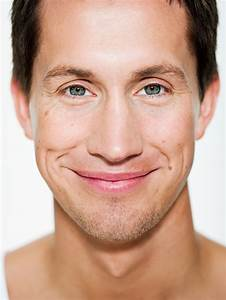
#> input picture Images/manFace.jpeg, 226 x 300 px
$ python Run.py
#> lines starting #> are read from the running program, lines starting #| are printed output that depends on the picture
#> further down, imgrgb is the input picture: shape (300, 226, 3); mean B, G, R 144.4, 162.7, 200.8
### CV/PreProcessing.py
# openCV
import cv2

import numpy as np
from matplotlib import pyplot as plt
from skimage.color import rgb2gray


class PreProcessor:

    def __init__(self):
        pass

    def applybilateralfilter(self, img):
        # apply bilateral filter on image
        blur = cv2.bilateralFilter(img, 9, 75, 75)
        return blur

    def applygreyscale(self, img):
        grey_scale = cv2.cvtColor(img, cv2.COLOR_BGR2GRAY)
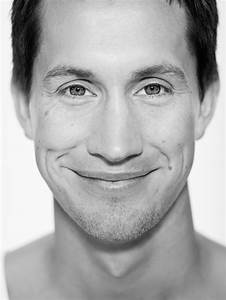
#> grey_scale: shape (300, 226); min 0, max 255, mean 172

        return grey_scale

    def convert_to_bgr(self, img):
        # type: (object) -> object
        imgbgr = cv2.cvtColor(img, cv2.COLOR_RGB2BGR)
        return imgbgr

# [7 lines of commented-out code are left out]

### CV/Face_Detector.py
import cv2
from matplotlib import pyplot as plt


class FaceDetector:

    def __init__(self):
        self.cascPath = "CV/haarcascade_frontalface.xml"
        self.faceCascade = cv2.CascadeClassifier(self.cascPath)
        pass

    def detectfaces(self, Img):
        # detect faces
        faces = self.faceCascade.detectMultiScale(
            Img,
            scaleFactor=1.1,
            minNeighbors=5,
            minSize=(30, 30),
            flags=cv2.CASCADE_SCALE_IMAGE
        )
#> faces = [[24, 22, 185, 185]]
        # extract faces
        print("Found {0} faces!".format(len(faces)))
#| Found 1 faces!
        extractedfaces = []
        for (x, y, w, h) in faces:
            # cv2.rectangle(greyScaleImg, (x, y), (x + w, y + h), (0, 255, 0), 2)
            region = Img[y:(y + h), x:(x + w)]
            extractedfaces.append(region)
#> this loop made 1 pass
#> pass 1, in detectfaces, `region = Img[y:(y + h), x:(x + w)]`:
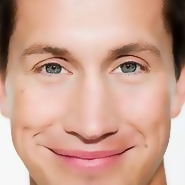
#> region: shape (185, 185, 3); mean R, G, B 205.3, 163.7, 147.4
#> after the loop, extractedfaces = 1 item
        return extractedfaces

### Run.py
import cv2
from CV import PreProcessor, FaceDetector
import matplotlib.image as mpimg

# import numpy as np
from matplotlib import pyplot as plt

# rgb image picked up in bgr format
imgrgb = cv2.imread('Images/manFace.jpeg')
#rgb image colour is off as it reads bgr
plt.subplot(122), plt.imshow(imgrgb), plt.title('original image')
plt.xticks([]), plt.yticks([])
plt.show()

preProcessor = PreProcessor()
# convert to BGR
imgbgr = preProcessor.convert_to_bgr(imgrgb)

plt.subplot(122), plt.imshow(imgbgr), plt.title('after convert to bgr image')
plt.xticks([]), plt.yticks([])
plt.show()


# gray scale returns blue/green...
greyScaleImg = preProcessor.applygreyscale(imgrgb)
plt.subplot(122), plt.imshow(greyScaleImg), plt.title('after Applying Grey Scale')
plt.xticks([]), plt.yticks([])
plt.show()

# Smooth image
bFilter = preProcessor.applybilateralfilter(imgbgr)

# Detect Faces
faceDetector = FaceDetector()
faces = faceDetector.detectfaces(bFilter)
#> faces = 1 item

print("run ran")


# display image
for face in faces:
    plt.subplot(122), plt.imshow(face), plt.title('Faces')
    plt.xticks([]), plt.yticks([])
    plt.show()
#> this loop made 1 pass

$ run again, with Images/band.jpeg copied over Images/manFace.jpeg
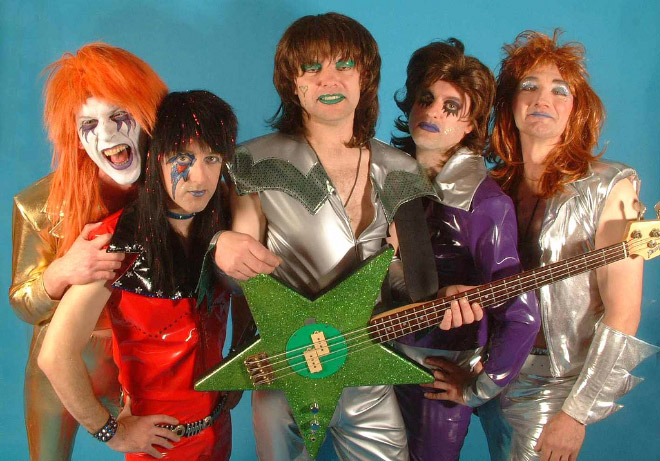
#> input picture Images/band.jpeg, 660 x 461 px
#> imgrgb is the input picture: shape (461, 660, 3); mean B, G, R 91.2, 105.4, 117.7
#> in applygreyscale, `grey_scale = cv2.cvtColor(img, cv2.COLOR_BGR2GRAY)`:
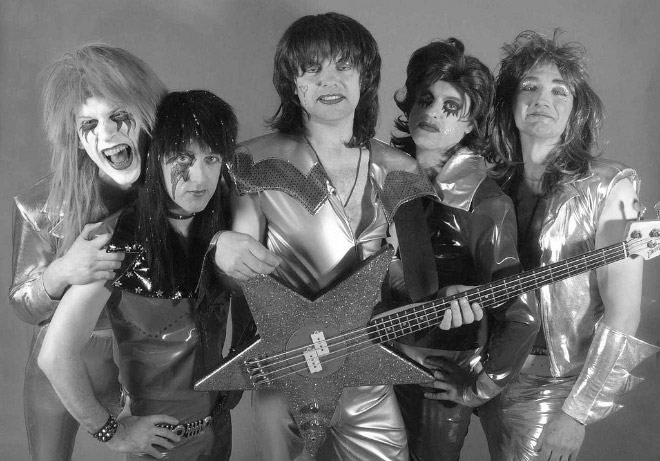
#> grey_scale: shape (461, 660); min 0, max 255, mean 107.5
#> in detectfaces, `faces = self.faceCascade.detectMultiScale( Img, scaleFactor=1.1, minNe..`: faces = [[507, 64, 75, 75], [66, 93, 80, 80], [286, 38, 86, 86], [156, 134, 78, 78]]
#| Found 4 faces!
#> the loop in detectfaces, `for (x, y, w, h) in faces:` made 4 passes
#> pass 3, in detectfaces, `region = Img[y:(y + h), x:(x + w)]`:
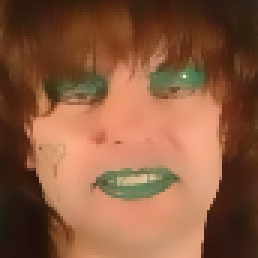
#> region: shape (86, 86, 3) (shown 3 times larger); mean R, G, B 138.5, 90.2, 62.7
#> after the loop in detectfaces, `for (x, y, w, h) in faces:`: extractedfaces = 4 items
#> the loop `for face in faces:` made 4 passes

$ run again, with Images/abba.png saved as Images/manFace.jpeg
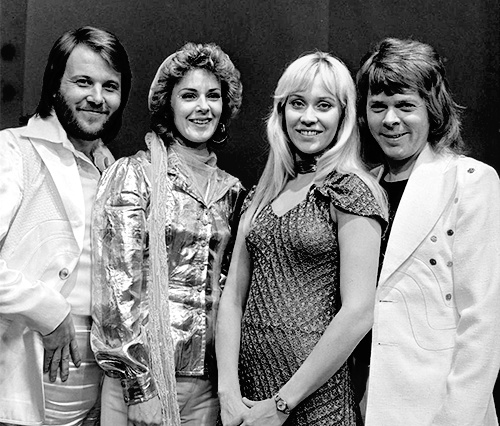
#> input picture Images/abba.png, 500 x 426 px
#> imgrgb is the input picture: shape (426, 500, 3); min 0, max 255, mean 130.8
#> in detectfaces, `faces = self.faceCascade.detectMultiScale( Img, scaleFactor=1.1, minNe..`: faces = [[167, 69, 67, 67], [56, 55, 75, 75], [266, 68, 91, 91], [354, 78, 74, 74]]
#| Found 4 faces!
#> the loop in detectfaces, `for (x, y, w, h) in faces:` made 4 passes
#> pass 1, in detectfaces, `region = Img[y:(y + h), x:(x + w)]`:
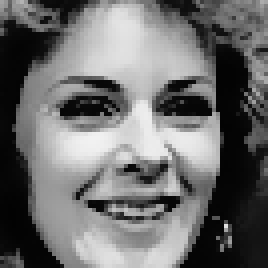
#> region: shape (67, 67, 3) (shown 4 times larger); min 2, max 241, mean 109.6
#> pass 3, in detectfaces, `region = Img[y:(y + h), x:(x + w)]`:
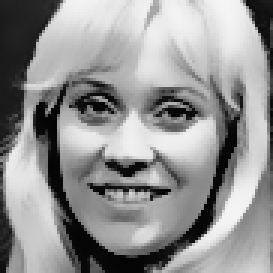
#> region: shape (91, 91, 3) (shown 3 times larger); min 3, max 245, mean 147.3
#> after the loop in detectfaces, `for (x, y, w, h) in faces:`: extractedfaces = 4 items
#> the loop `for face in faces:` made 4 passes

$ run again, with Images/baboon.png saved as Images/manFace.jpeg
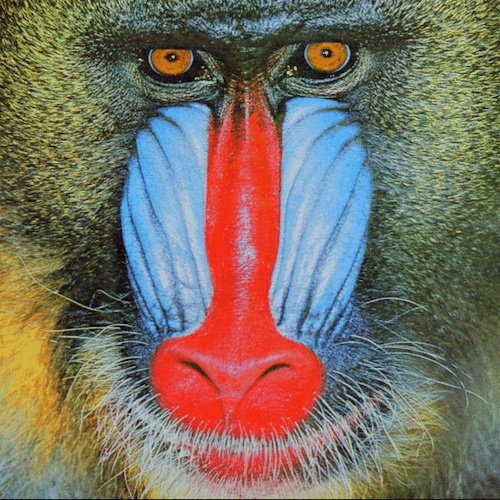
#> input picture Images/baboon.png, 500 x 500 px
#> imgrgb is the input picture: shape (500, 500, 3); mean B, G, R 99.3, 112.6, 122.4
#> in applygreyscale, `grey_scale = cv2.cvtColor(img, cv2.COLOR_BGR2GRAY)`:
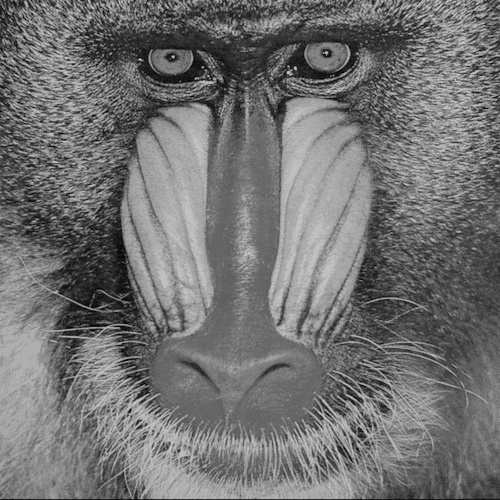
#> grey_scale: shape (500, 500); min 3, max 200, mean 114
#> in detectfaces, `faces = self.faceCascade.detectMultiScale( Img, scaleFactor=1.1, minNe..`: faces = ()
#| Found 0 faces!
#> after the loop in detectfaces, `for (x, y, w, h) in faces:`: extractedfaces = []
